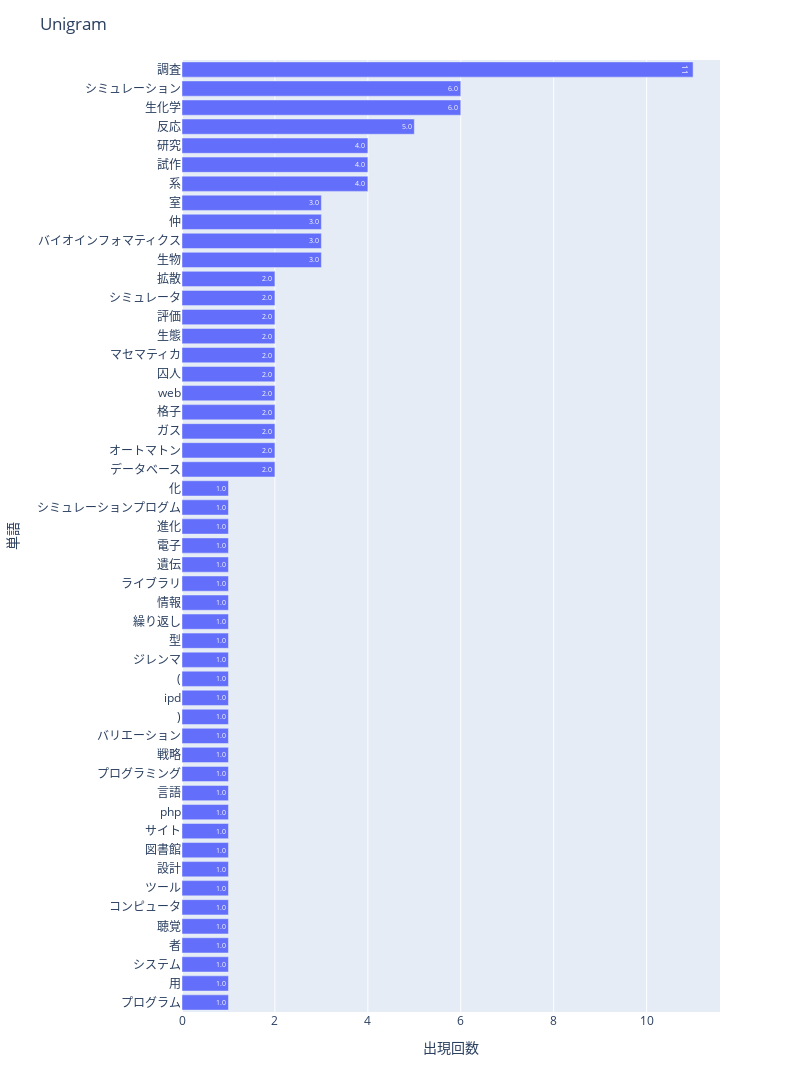

Write notebook code for a chart like this one.
### Code cell
%matplotlib inline
# target_col as a list type or a string separated by a space.
npt = nlplot.NLPlot(df2, target_col='text')

# Stopword calculations can be performed.
stopwords = npt.get_stopword(top_n=0, min_freq=0)

fig_unigram = npt.bar_ngram(
    title='Unigram',
    xaxis_label='出現回数',
    yaxis_label='単語',
    ngram=1,
    top_n=50,
    width=800,
    height=1100,
    color=None,
    horizon=True,
    stopwords=stopwords,
    verbose=False,
    save=False,
)
fig_unigram.show()

### Figure 1 — Plotly figure (JSON) as saved in the notebook; plotly's stock layout.template omitted (floating-point values rounded to 4 significant figures)
{"data": [{"alignmentgroup": "True", "hovertemplate": "word_count=%{text}<br>word=%{y}<extra></extra>", "legendgroup": "", "marker": {"pattern": {"shape": ""}}, "name": "", "offsetgroup": "", "orientation": "h", "showlegend": false, "text": [1, 1, 1, 1, 1, 1, 1, 1, 1, 1, 1, 1, 1, 1, 1, 1, 1, 1, 1, 1, 1, 1, 1, 1, 1, 1, 1, 1, 2, 2, 2, 2, 2, 2, 2, 2, 2, 2, 2, 3, 3, 3, 3, 4, 4, 4, 5, 6, 6, 11], "textposition": "auto", "texttemplate": "%{text:.2s}", "type": "bar", "x": [1, 1, 1, 1, 1, 1, 1, 1, 1, 1, 1, 1, 1, 1, 1, 1, 1, 1, 1, 1, 1, 1, 1, 1, 1, 1, 1, 1, 2, 2, 2, 2, 2, 2, 2, 2, 2, 2, 2, 3, 3, 3, 3, 4, 4, 4, 5, 6, 6, 11], "xaxis": "x", "y": ["プログラム", "用", "システム", "者", "聴覚", "コンピュータ", "ツール", "設計", "図書館", "サイト", "php", "言語", "プログラミング", "戦略", "バリエーション", ")", "ipd", "(", "ジレンマ", "型", "繰り返し", "情報", "ライブラリ", "遺伝", "電子", "進化", "シミュレーションプログム", "化", "データベース", "オートマトン", "ガス", "格子", "web", "囚人", "マセマティカ", "生態", "評価", "シミュレータ", "拡散", "生物", "バイオインフォマティクス", "仲", "室", "系", "試作", "研究", "反応", "生化学", "シミュレーション", "調査"], "yaxis": "y"}], "layout": {"barmode": "relative", "height": 1100, "legend": {"tracegroupgap": 0}, "margin": {"t": 60}, "title": {"text": "Unigram"}, "width": 800, "xaxis": {"anchor": "y", "domain": [0, 1], "title": {"text": "出現回数"}}, "yaxis": {"anchor": "x", "domain": [0, 1], "title": {"text": "単語"}}}}
